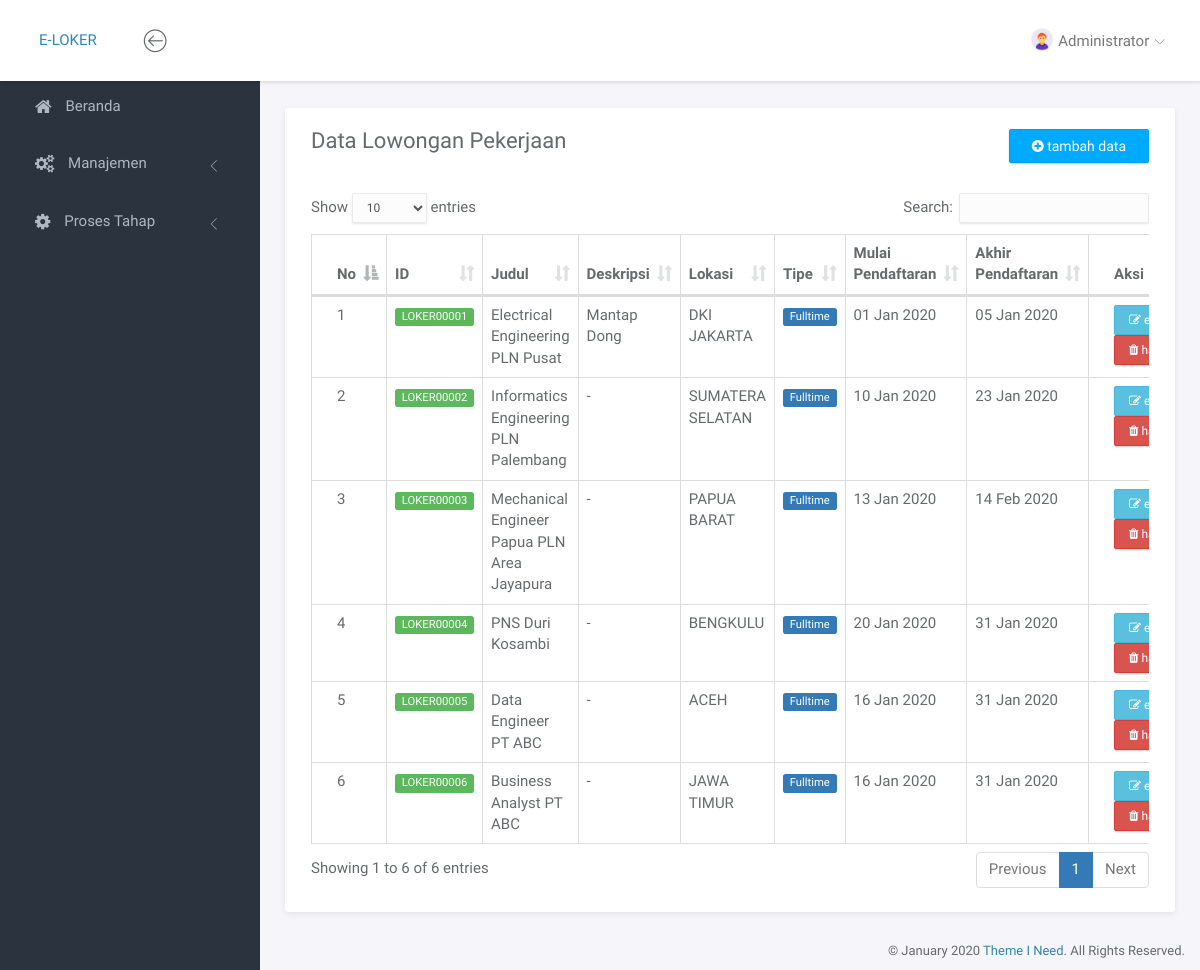
Screenshot of /portal/index.php?page=loker (signed in) with the database file from the repository.
### tables this page shows
CREATE TABLE `lowongan` (
  `id` varchar(10) NOT NULL,
  `provinsi_id` char(2) NOT NULL,
  `judul` text DEFAULT NULL,
  `deskripsi` text DEFAULT NULL,
  `tipe` enum('fulltime','kontrak','magang','') NOT NULL,
  `mulai_pendaftaran` date NOT NULL,
  `akhir_pendaftaran` date NOT NULL
);

CREATE TABLE `provinsi` (
  `id` char(2) NOT NULL,
  `nama` varchar(255) NOT NULL
);

### portal/service.php (called while the page is built, shortened)
<?php
if ($_SESSION['role'] == 2) {
    $getdatauser = mysqli_query($conn, "SELECT * FROM user WHERE email='$_SESSION[email]'");
    $auth = mysqli_fetch_array($getdatauser);
    $getdataberkas = mysqli_query($conn, "SELECT * FROM pemberkasan WHERE user_id='$auth[id]'");
    $pemberkasan = mysqli_fetch_array($getdataberkas);
} else {
    $getdatauser = mysqli_query($conn, "SELECT * FROM admin WHERE email='$_SESSION[email]'");
    $auth = mysqli_fetch_array($getdatauser);
}
?>

### portal/page/admin/loker/loker.php (the view, shortened to what this page needs)
<div class="panel panel-headline">
    <div class="panel-heading">
        <div class="row">
            <div class="col-md-12">
                <div class="pull-left">
                    <h3 class="panel-title">Data Lowongan Pekerjaan</h3>
                </div>
                <div class="pull-right">
                    <a href="?page=lokeradd" class="btn btn-primary"><i class="fa fa-plus-circle"></i> tambah data</a>
                </div>
            </div>
        </div>
    </div>
    <div class="panel-body">
        <div class="row">
            <div class="col-md-12">
                <div class="table-responsive">
                    <table class="table table-bordered example">
                        <thead>
                            <tr>
                                <th>No</th>
                                <th>ID</th>
                                <th>Judul</th>
                                <th>Deskripsi</th>
                                <th>Lokasi</th>
                                <th>Tipe</th>
                                <th>Mulai Pendaftaran</th>
                                <th>Akhir Pendaftaran</th>
                                <th>Aksi</th>
                            </tr>
                        </thead>
                        <tbody>
                            <?php
                            $no = 1;
                            $q = mysqli_query($conn, "SELECT lowongan.id as idloker, lowongan.judul, lowongan.tipe, lowongan.deskripsi, lowongan.mulai_pendaftaran, lowongan.akhir_pendaftaran, provinsi.nama FROM lowongan
                                                    JOIN provinsi ON lowongan.provinsi_id=provinsi.id");
                            while($data=mysqli_fetch_array($q)){ ?>
                                <tr>
                                    <td><?= $no ?></td>
                                    <td><span class="label label-success"><?= $data['idloker'] ?></span></td>
                                    <td><?= !empty($data['judul']) ? $data['judul'] : '-' ?></td>
                                    <td><?= !empty($data['deskripsi']) ? $data['deskripsi'] : '-' ?></td>
                                    <td><?= $data['nama'] ?></td>
                                    <td><span class="label label-primary" style="text-transform: capitalize;"><?= $data['tipe'] ?></span></td>
                                    <td><?= date('d M Y', strtotime($data['mulai_pendaftaran'])) ?></td>
                                    <td><?= date('d M Y', strtotime($data['akhir_pendaftaran'])) ?></td>
                                    <td>
                                        <a href="?page=lokeredit&id=<?= $data['idloker'] ?>" class="btn btn-info btn-xs"><i class="fa fa-edit"></i> edit</a>
                                        <a href="?page=lokerdelete&id=<?= $data['idloker'] ?>" class="btn btn-danger btn-xs"><i class="fa fa-trash"></i> hapus</a>
                                    </td>
                                </tr>
                            <?php $no++; } ?>
                        </tbody>
                    </table>
                </div>
            </div>
        </div>
    </div>
</div>

### portal/header.php (shortened to what this page needs)
<nav class="navbar navbar-default navbar-fixed-top">
	<div class="brand">
		<a href="?page=beranda">E-LOKER</a>
	</div>
	<div class="container-fluid">
		<div class="navbar-btn">
			<button type="button" class="btn-toggle-fullwidth"><i class="lnr lnr-arrow-left-circle"></i></button>
		</div>
		<div id="navbar-menu">
			<ul class="nav navbar-nav navbar-right">
				<li class="dropdown">
					<a href="#" class="dropdown-toggle" data-toggle="dropdown"><img src="<?= $_SESSION['role'] == 2 ? $auth['image_url'] !== null ? 'file/gambar/'.$auth['image_url'] : 'assets/img/admin.png' : 'assets/img/admin.png' ?>" class="img-circle" alt="Avatar"> <span><?= isset($auth['nama_lengkap']) ? $auth['nama_lengkap'] : $auth['email']  ?></span> <i class="icon-submenu lnr lnr-chevron-down"></i></a>
				</li>
			</ul>
		</div>
	</div>
</nav>

### portal/assets/css/main.css (style rules this page uses)
html { position: relative; min-height: 100%; }
body { background-color: #F3F5F8; font-family: "Source Sans Pro", sans-serif; font-size: 15px; color: #676a6d; }
a { color: #3287B2; }
th { font-weight: 600; }
.navbar-default { -webkit-transition: all 0.3s ease-in-out; -moz-transition: all 0.3s ease-in-out; -ms-transition: all 0.3s ease-in-out; -o-transition: all 0.3s ease-in-out; transition: all 0.3s ease-in-out; -moz-box-shadow: 1px 2px 3px rgba(0, 0, 0, 0.1); -webkit-box-shadow: 1px 2px 3px rgba(0, 0, 0, 0.1); box-shadow: 1px 2px 3px rgba(0, 0, 0, 0.1); -webkit-border-radius: 0; -moz-border-radius: 0; border-radius: 0; padding: 0; margin: 0; border: none; background-color: #fff; }
.navbar-default .brand { float: left; padding: 30px 39px; background-color: #fff; }
.navbar-btn { float: left; padding: 16px 0; }
.navbar-btn button { font-size: 24px; padding: 4px 8px; line-height: .7; border: none; background: none; outline: none; }
.navbar-nav > li > a { padding: 28px 20px; }
.navbar-nav > li > a > i { font-size: 22px; margin-right: 2px; vertical-align: middle; }
.navbar-nav > li > a > i.icon-submenu { margin-left: 2px; margin-right: 0; font-size: 10px; position: relative; top: 2px; }
.navbar-nav > li > a > span { position: relative; top: 2px; }
.navbar-nav > li > a img { width: 22px; margin-right: 2px; }
@media screen and (min-width: 768px) { .navbar-nav.navbar-right { margin-right: 0; } }
.btn { -webkit-border-radius: 2px; -moz-border-radius: 2px; border-radius: 2px; -moz-box-shadow: 0px 1px 2px 0 rgba(0, 0, 0, 0.2); -webkit-box-shadow: 0px 1px 2px 0 rgba(0, 0, 0, 0.2); box-shadow: 0px 1px 2px 0 rgba(0, 0, 0, 0.2); padding: 6px 22px; }
.btn-group-xs > .btn, .btn-xs { padding: 5px 14px; }
.btn-primary { background-color: #00AAFF; border-color: #00a0f0; }
.panel { -webkit-border-radius: 3px; -moz-border-radius: 3px; border-radius: 3px; -moz-box-shadow: 0 2px 6px rgba(0, 0, 0, 0.08); -webkit-box-shadow: 0 2px 6px rgba(0, 0, 0, 0.08); box-shadow: 0 2px 6px rgba(0, 0, 0, 0.08); background-color: #fff; margin-bottom: 30px; }
.panel .panel-heading, .panel .panel-body, .panel .panel-footer { padding-left: 25px; padding-right: 25px; }
.panel .panel-heading { padding-top: 20px; padding-bottom: 20px; position: relative; }
.panel .panel-heading .panel-title { margin: 0; font-size: 18px; font-weight: 300; }
.panel .panel-body { padding-top: 10px; padding-bottom: 15px; }
.panel.panel-headline .panel-heading { border-bottom: none; }
.panel.panel-headline .panel-heading .panel-title { margin-bottom: 8px; font-size: 22px; font-weight: normal; }
.panel .table > thead > tr > td:first-child, .panel .table > thead > tr > th:first-child, .panel .table > tbody > tr > td:first-child, .panel .table > tbody > tr > th:first-child, .panel .table > tfoot > tr > td:first-child, .panel .table > tfoot > tr > th:first-child { padding-left: 25px; }
.panel .table > thead > tr > td:last-child, .panel .table > thead > tr > th:last-child, .panel .table > tbody > tr > td:last-child, .panel .table > tbody > tr > th:last-child, .panel .table > tfoot > tr > td:last-child, .panel .table > tfoot > tr > th:last-child { padding-left: 25px; }
.label { font-weight: normal; }

### rows the page displays
lowongan: id "LOKER00001", judul "Electrical Engineering PLN Pusat", deskripsi "Mantap Dong", provinsi.nama "DKI JAKARTA", tipe "Fulltime", mulai_pendaftaran "01 Jan 2020", akhir_pendaftaran "05 Jan 2020"
lowongan: id "LOKER00002", judul "Informatics Engineering PLN Palembang", provinsi.nama "SUMATERA SELATAN", tipe "Fulltime", mulai_pendaftaran "10 Jan 2020", akhir_pendaftaran "23 Jan 2020"
lowongan: id "LOKER00003", judul "Mechanical Engineer Papua PLN Area Jayapura", provinsi.nama "PAPUA BARAT", tipe "Fulltime", mulai_pendaftaran "13 Jan 2020", akhir_pendaftaran "14 Feb 2020"
lowongan: id "LOKER00004", judul "PNS Duri Kosambi", provinsi.nama "BENGKULU", tipe "Fulltime", mulai_pendaftaran "20 Jan 2020", akhir_pendaftaran "31 Jan 2020"
lowongan: id "LOKER00005", judul "Data Engineer PT ABC", provinsi.nama "ACEH", tipe "Fulltime", mulai_pendaftaran "16 Jan 2020", akhir_pendaftaran "31 Jan 2020"
lowongan: id "LOKER00006", judul "Business Analyst PT ABC", provinsi.nama "JAWA TIMUR", tipe "Fulltime", mulai_pendaftaran "16 Jan 2020", akhir_pendaftaran "31 Jan 2020"

### other values shown
$auth['nama_lengkap'] "Administrator"
